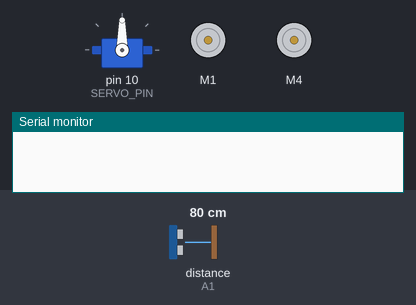
Bench run of a sketch on a simulated Arduino Uno, built with avr-gcc and run on an emulated ATmega328P. Shown: servo, 2 × DC motor (green arrow = forward, orange = backward, longer = faster), the last lines printed to the serial monitor. Wiring (inferred from the names in the program): ultrasonic range finder: trigger A0; echo A1. Inputs (shaded band) come from the test bench; at power-on: distance to the obstacle (sensor on A1) 80 cm. The echo pulse lasts 58.3 µs per cm.

Above: at 0.1 s.
2.3 s: distance to the obstacle (sensor on A1) set to 29 cm
At 2.8 s:
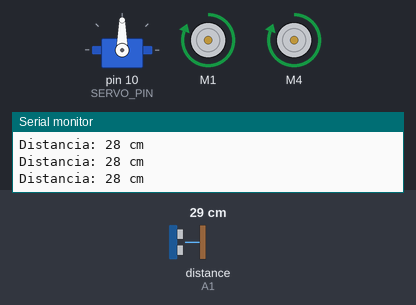
5.3 s: distance to the obstacle (sensor on A1) set to 25 cm
At 6.29 s:
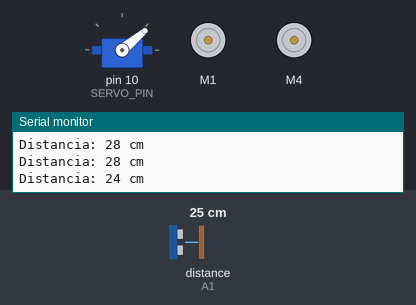
At 7.4 s:
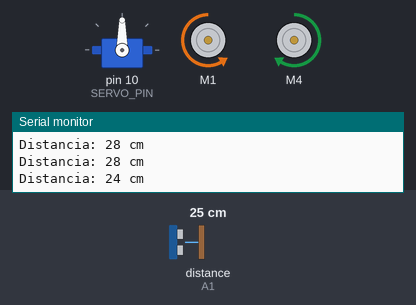
Timing chart, 0 to 14.3 s (numbered marks = the images above; inputs shaded):
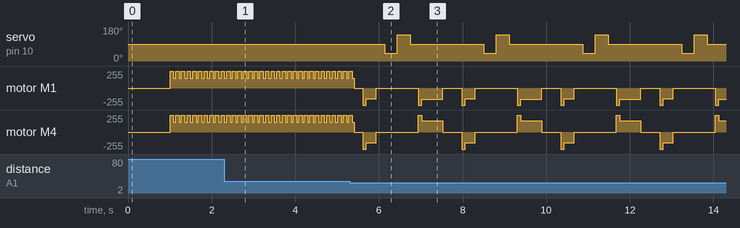

The sketch:

CleanerRobotCode.ino
```cpp
#include <AFMotor.h>
#include <Servo.h>

AF_DCMotor motorEsq(1); // M1 - roda esquerda
AF_DCMotor motorDir(4); // M4 - roda direita

Servo servoSensor;

#define SERVO_PIN 10
#define TRIG_PIN A0
#define ECHO_PIN A1

const int LIMITE = 25;

// Velocidade lenta, adequada para aspirador
const int VEL_ESQ = 150;
const int VEL_DIR = 150;

// Velocidades para manobras
const int VEL_TRAS = 160;
const int VEL_VIRAR = 170;

// Impulso inicial para arrancar motores
const int IMPULSO = 255;
const int TEMPO_IMPULSO = 80;

void setup() {
  pinMode(TRIG_PIN, OUTPUT);
  pinMode(ECHO_PIN, INPUT);

  servoSensor.attach(SERVO_PIN);
  servoSensor.write(90);

  Serial.begin(9600);

  parar();
  delay(1000);
}

void loop() {
  int distancia = medirDistancia();

  Serial.print("Distancia: ");
  Serial.print(distancia);
  Serial.println(" cm");

  if (distancia > LIMITE) {
    frente();
  } else {
    parar();
    delay(200);

    tras();
    delay(250);

    parar();
    delay(200);

    int direita = olharDireita();
    int esquerda = olharEsquerda();

    servoSensor.write(90);
    delay(200);

    if (direita > esquerda) {
      virarDireita();
      delay(500);
    } else {
      virarEsquerda();
      delay(500);
    }

    parar();
    delay(200);
  }

  delay(50);
}

int medirDistancia() {
  digitalWrite(TRIG_PIN, LOW);
  delayMicroseconds(2);

  digitalWrite(TRIG_PIN, HIGH);
  delayMicroseconds(10);
  digitalWrite(TRIG_PIN, LOW);

  long duracao = pulseIn(ECHO_PIN, HIGH, 30000);

  if (duracao == 0) {
    return 250;
  }

  return duracao * 0.034 / 2;
}

int olharDireita() {
  servoSensor.write(40);
  delay(300);
  return medirDistancia();
}

int olharEsquerda() {
  servoSensor.write(140);
  delay(300);
  return medirDistancia();
}

void frente() {
  motorEsq.setSpeed(IMPULSO);
  motorDir.setSpeed(IMPULSO);

  motorEsq.run(FORWARD);
  motorDir.run(FORWARD);

  delay(TEMPO_IMPULSO);

  motorEsq.setSpeed(VEL_ESQ);
  motorDir.setSpeed(VEL_DIR);

  motorEsq.run(FORWARD);
  motorDir.run(FORWARD);
}

void tras() {
  motorEsq.setSpeed(IMPULSO);
  motorDir.setSpeed(IMPULSO);

  motorEsq.run(BACKWARD);
  motorDir.run(BACKWARD);

  delay(TEMPO_IMPULSO);

  motorEsq.setSpeed(VEL_TRAS);
  motorDir.setSpeed(VEL_TRAS);

  motorEsq.run(BACKWARD);
  motorDir.run(BACKWARD);
}

void virarDireita() {
  motorEsq.setSpeed(IMPULSO);
  motorDir.setSpeed(IMPULSO);

  motorEsq.run(FORWARD);
  motorDir.run(BACKWARD);

  delay(TEMPO_IMPULSO);

  motorEsq.setSpeed(VEL_VIRAR);
  motorDir.setSpeed(VEL_VIRAR);

  motorEsq.run(FORWARD);
  motorDir.run(BACKWARD);
}

void virarEsquerda() {
  motorEsq.setSpeed(IMPULSO);
  motorDir.setSpeed(IMPULSO);

  motorEsq.run(BACKWARD);
  motorDir.run(FORWARD);

  delay(TEMPO_IMPULSO);

  motorEsq.setSpeed(VEL_VIRAR);
  motorDir.setSpeed(VEL_VIRAR);

  motorEsq.run(BACKWARD);
  motorDir.run(FORWARD);
}

void parar() {
  motorEsq.run(RELEASE);
  motorDir.run(RELEASE);
}
```

Measured:
- the behaviour switches between 27 and 26 cm on distance to the obstacle (sensor on A1) (found by bisection; images 1 and 2)
- after the input at 5.3 s, servo on pin 10 (SERVO_PIN): 90° → 40° after 0.84 s, then repeats every 2.4 s: 140° 0.30 s, 90° 1.8 s, 40° 0.30 s
